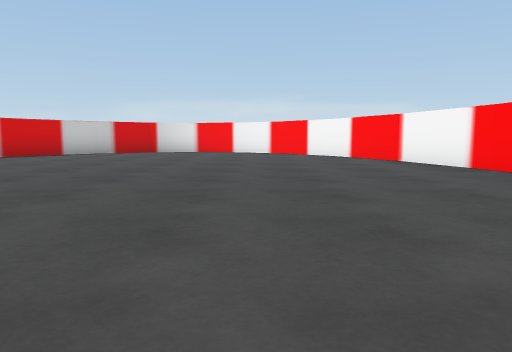
View 1 (above)

16 first-person views from a walk through a Unity game level. The camera is 0.49 m above the floor, tilts 6° down and sees 70° across. The floor is counted in squares, 1 m on a side. Each view is taken from the middle of a square. On the plan, view 1 faces up. The plan holds only what a view shows up to about 9 squares ahead; the rest is blank. The place goes on beyond the plan. The player character is not drawn.

View 2
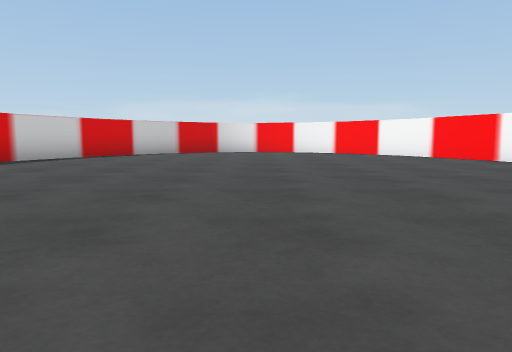

View 3
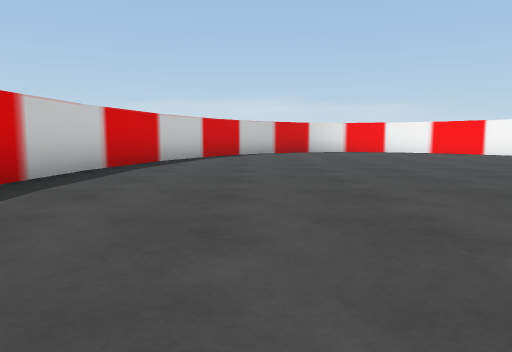

View 4
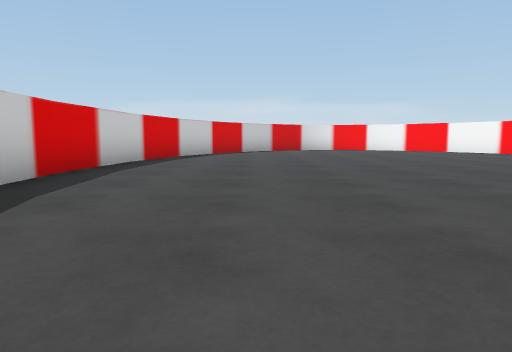

View 5
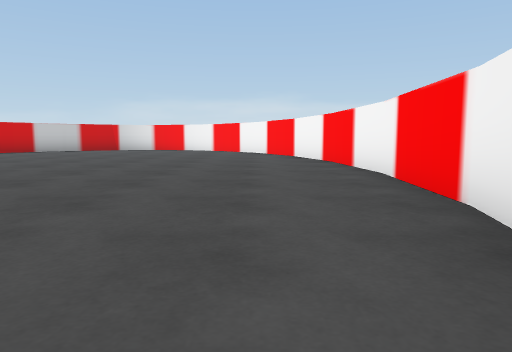

View 6
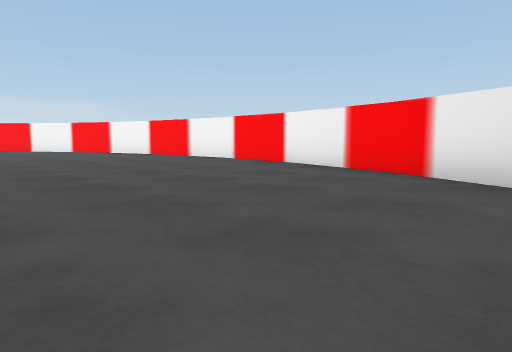

View 7
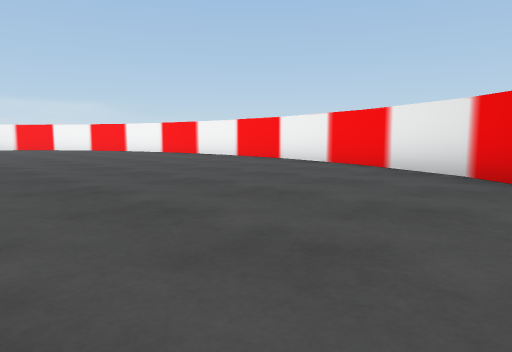

View 8
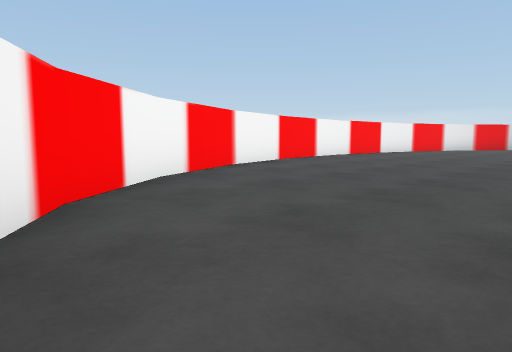

View 9
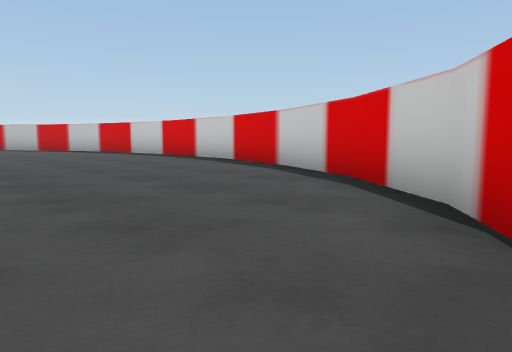

View 10
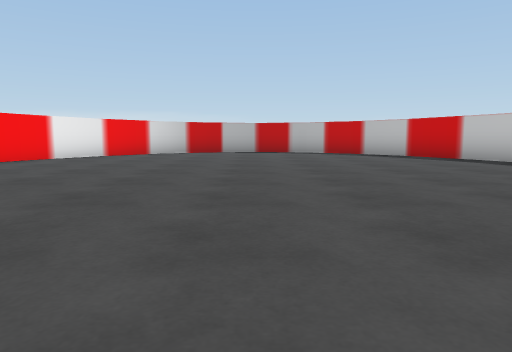

View 11
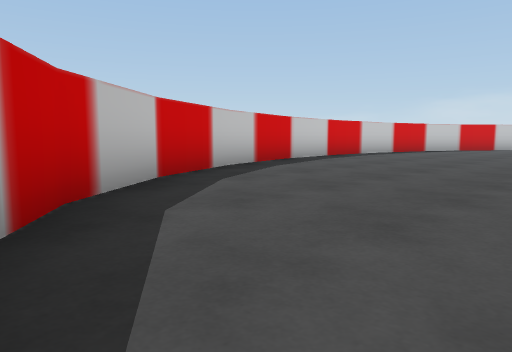

View 12
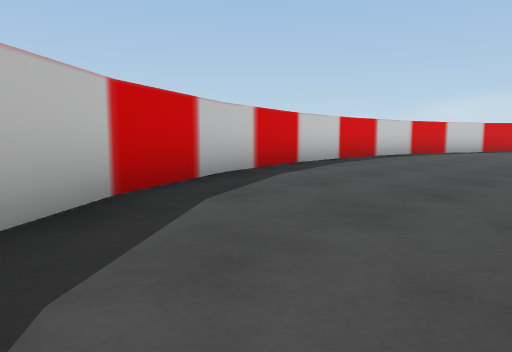

View 13
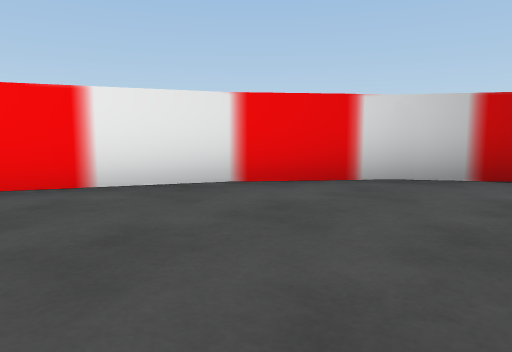

View 14
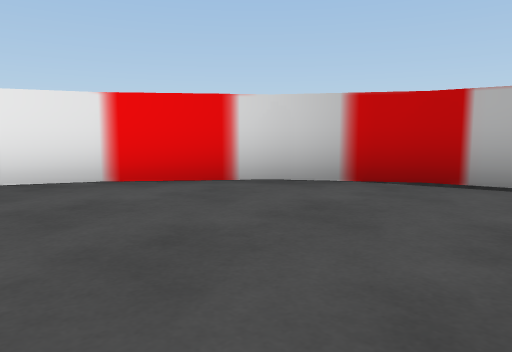

View 15
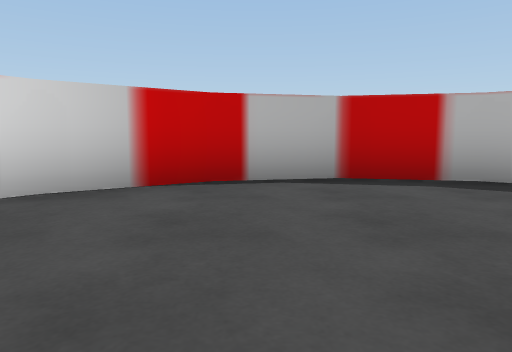

View 16
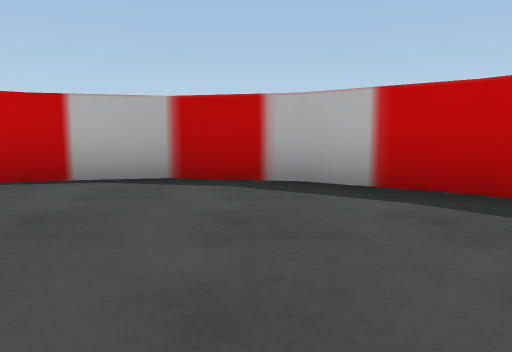

### Floor plan
Points are (right, up) in squares from view 1. A wall is a line through its corners. A room is listed if a view was taken in it or the views show most of it. See-through windows are left out.
Room 1 (views 1, 2, 3, 4, 5, 6, 7, 8, 9, 10, 11, 12, 13, 14, 15, 16)
walls: (-7.7, 3.1) (-7.5, 0.5); (3.7, 2.9) (3.5, 5.5); (-7.5, 0.7) (-6.9, -1.8); (-7.5, 5.4) (-7.7, 2.9); (3.5, 5.4) (3, 7.7) (2, 9.7); (3.5, 0.5) (3.7, 3); (-6.9, 7.8) (-7.6, 5.3); (-7, -1.7) (-6, -3.7); (2, 9.6) (0.8, 11.2); (-6.1, -3.6) (-4.9, -5.1) (-3.5, -6.1) (-2, -6.4) (-0.5, -6.1) (0.9, -5.1); (-6, 9.7) (-7, 7.7); (2, -3.7) (3, -1.7) (3.5, 0.6); (0.9, 11.1) (0.1, 11.7); (-4.8, 11.2) (-6.1, 9.6); (0.8, -5.2) (2.1, -3.6); (-4.1, 11.7) (-4.9, 11.1)

Where each view was taken, in squares from view 1:
view 1: 0 up, 0 right, facing up
view 2: 0 up, 2 left, facing up
view 3: 0 up, 5 left, facing up
view 4: 2 down, 5 left, facing up
view 5: 2 down, 2 right, facing up
view 6: 4 down, 2 left, facing up-right
view 7: 5 down, 3 left, facing up-right
view 8: 12 up, 2 left, facing down-right
view 9: 12 up, 2 left, facing down-left
view 10: 6 up, 2 left, facing down
view 11: 6 down, 2 left, facing up-left
view 12: 5 down, 3 left, facing up-left
view 13: 1 down, 1 left, facing down-right
view 14: 2 down, 2 left, facing down-right
view 15: 2 down, 1 left, facing down
view 16: 2 down, 3 left, facing down
